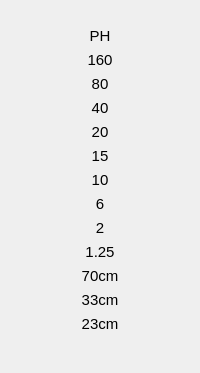
         <widget class="QFrame" name="Band_Mode_Frame_SSB">
          <property name="minimumSize">
           <size>
            <width>30</width>
            <height>0</height>
           </size>
          </property>
          <property name="font">
           <font>
            <pointsize>11</pointsize>
           </font>
          </property>
          <property name="frameShape">
           <enum>QFrame::NoFrame</enum>
          </property>
          <property name="frameShadow">
           <enum>QFrame::Raised</enum>
          </property>
          <layout class="QVBoxLayout" name="verticalLayout_4">
           <property name="leftMargin">
            <number>0</number>
           </property>
           <property name="topMargin">
            <number>27</number>
           </property>
           <property name="rightMargin">
            <number>0</number>
           </property>
           <property name="bottomMargin">
            <number>0</number>
           </property>
           <item>
            <widget class="QLabel" name="mode_ssb">
             <property name="text">
              <string>PH</string>
             </property>
             <property name="alignment">
              <set>Qt::AlignCenter</set>
             </property>
            </widget>
           </item>
           <item>
            <widget class="QLabel" name="ssb_band_160">
             <property name="text">
              <string>160</string>
             </property>
             <property name="alignment">
              <set>Qt::AlignCenter</set>
             </property>
            </widget>
           </item>
           <item>
            <widget class="QLabel" name="ssb_band_80">
             <property name="text">
              <string>80</string>
             </property>
             <property name="alignment">
              <set>Qt::AlignCenter</set>
             </property>
            </widget>
           </item>
           <item>
            <widget class="QLabel" name="ssb_band_40">
             <property name="text">
              <string>40</string>
             </property>
             <property name="alignment">
              <set>Qt::AlignCenter</set>
             </property>
            </widget>
           </item>
           <item>
            <widget class="QLabel" name="ssb_band_20">
             <property name="text">
              <string>20</string>
             </property>
             <property name="alignment">
              <set>Qt::AlignCenter</set>
             </property>
            </widget>
           </item>
           <item>
            <widget class="QLabel" name="ssb_band_15">
             <property name="text">
              <string>15</string>
             </property>
             <property name="alignment">
              <set>Qt::AlignCenter</set>
             </property>
            </widget>
           </item>
           <item>
            <widget class="QLabel" name="ssb_band_10">
             <property name="text">
              <string>10</string>
             </property>
             <property name="alignment">
              <set>Qt::AlignCenter</set>
             </property>
            </widget>
           </item>
           <item>
            <widget class="QLabel" name="ssb_band_6">
             <property name="text">
              <string>6</string>
             </property>
             <property name="alignment">
              <set>Qt::AlignCenter</set>
             </property>
            </widget>
           </item>
           <item>
            <widget class="QLabel" name="ssb_band_2">
             <property name="text">
              <string>2</string>
             </property>
             <property name="alignment">
              <set>Qt::AlignCenter</set>
             </property>
            </widget>
           </item>
           <item>
            <widget class="QLabel" name="ssb_band_125">
             <property name="text">
              <string>1.25</string>
             </property>
             <property name="alignment">
              <set>Qt::AlignCenter</set>
             </property>
            </widget>
           </item>
           <item>
            <widget class="QLabel" name="ssb_band_70cm">
             <property name="text">
              <string>70cm</string>
             </property>
             <property name="alignment">
              <set>Qt::AlignCenter</set>
             </property>
            </widget>
           </item>
           <item>
            <widget class="QLabel" name="ssb_band_33cm">
             <property name="text">
              <string>33cm</string>
             </property>
             <property name="alignment">
              <set>Qt::AlignCenter</set>
             </property>
            </widget>
           </item>
           <item>
            <widget class="QLabel" name="ssb_band_23cm">
             <property name="text">
              <string>23cm</string>
             </property>
             <property name="alignment">
              <set>Qt::AlignCenter</set>
             </property>
            </widget>
           </item>
           <item>
            <spacer name="verticalSpacer_2">
             <property name="orientation">
              <enum>Qt::Vertical</enum>
             </property>
             <property name="sizeHint" stdset="0">
              <size>
               <width>20</width>
               <height>40</height>
              </size>
             </property>
            </spacer>
           </item>
          </layout>
         </widget>
